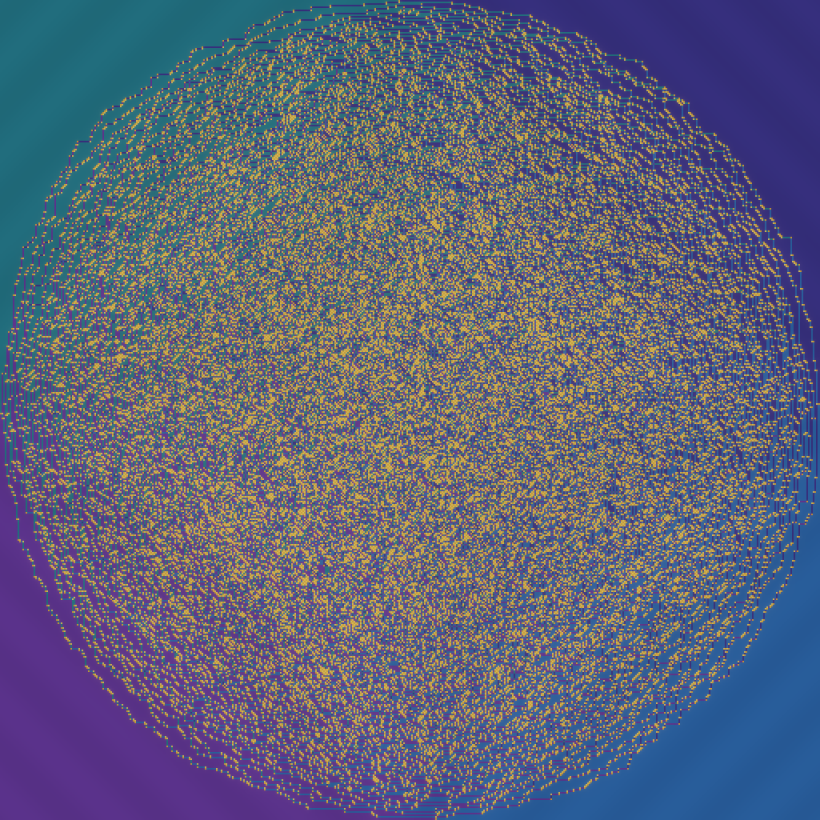
#> input picture art_eygo/01_hero.png, 4096 x 4096 px, found by its file name (shown at 1/5 size)
$ python compose.py
#> lines starting #> are read from the running program, lines starting #| are printed output that depends on the picture; pictures that were not available may be replaced by others from this repository, and a replacement may not be noted
"""Compose the triptych contact sheet from the three final panels."""
from PIL import Image, ImageDraw
import sys

hero=Image.open("art_eygo/01_hero.png")     # 4096
#> hero is the input picture: PIL image 4096x4096 RGB; mean R, G, B 94.9, 98.6, 120.3
idla=Image.open("art_eygo/02_idla.png")     # 2048
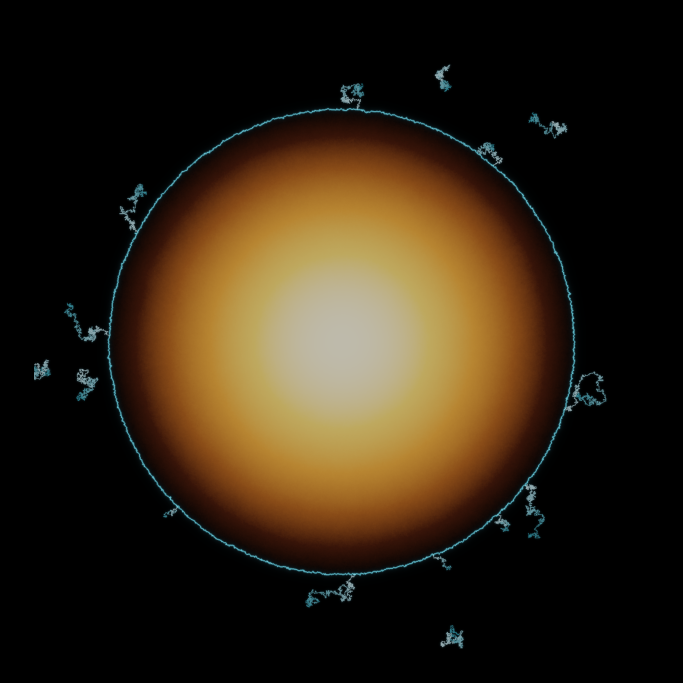
#> input picture art_eygo/02_idla.png, 2048 x 2048 px, found by its file name (shown at 1/3 size)
#> idla is the input picture: PIL image 2048x2048 RGB; mean R, G, B 47.6, 35.3, 19.1
fpp =Image.open("art_eygo/03_fpp.png")      # 2048
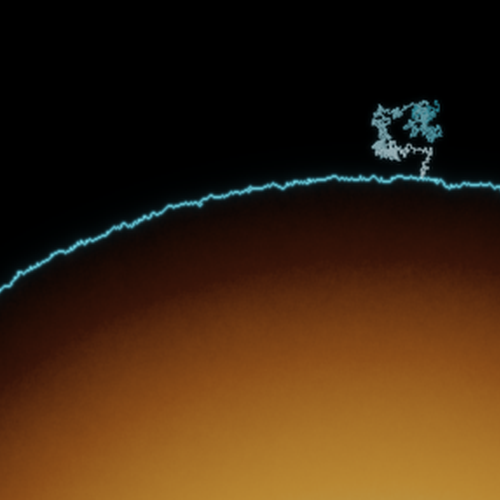
#> input picture art_eygo/02_idla_edgecrop.png, 500 x 500 px, given in place of 03_fpp.png, which was not available
#> fpp is the input picture: PIL image 500x500 RGB; mean R, G, B 62.4, 38.4, 16

Hh=1500                                       # panel height for the strip
def fit(im,h):
#> called with h = 1500
    w=int(im.size[0]*h/im.size[1]); return im.resize((w,h),Image.LANCZOS)
#> after `w = int(im.size[0] * h / im.size[1])`: w = 1500
panels=[fit(idla,Hh), fit(hero,Hh), fit(fpp,Hh)]   # free-shape | frozen-hero | free-tree
#> call 2 of fit, with h = 1500
#> in fit (call 2), `return im.resize((w, h), Image.LANCZOS)`:
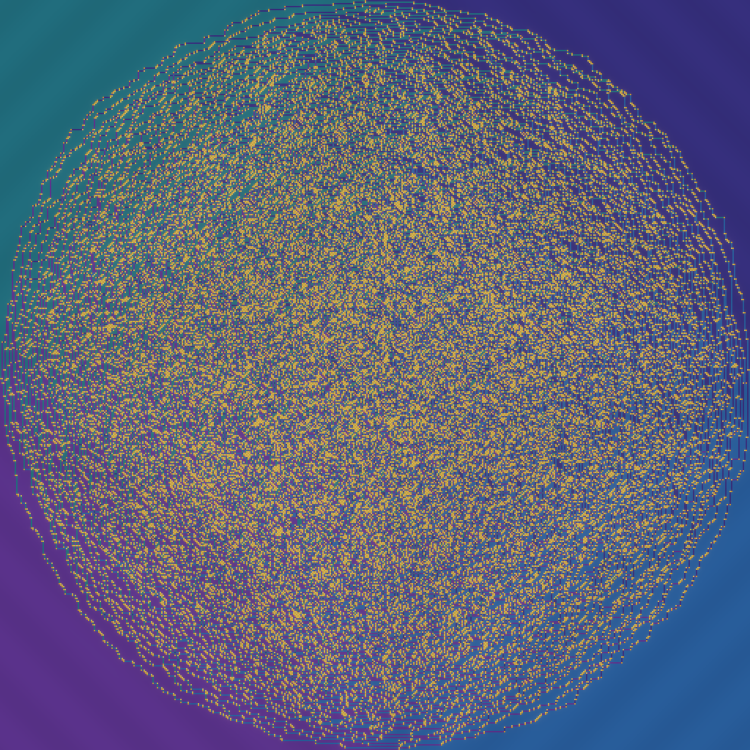
#> returned value: PIL image 1500x1500 RGB (shown at 1/2 size); mean R, G, B 94.9, 98.6, 120.3
gap=36; pad=48
W=sum(p.size[0] for p in panels)+gap*2+pad*2
#> W = 4668
sheet=Image.new('RGB',(W,Hh+pad*2),(8,8,11))
x=pad
for p in panels:
    sheet.paste(p,(x,pad)); x+=p.size[0]+gap
#> this loop made 3 passes
#> x on passes 1 to 3: 1584, 3120, 4656
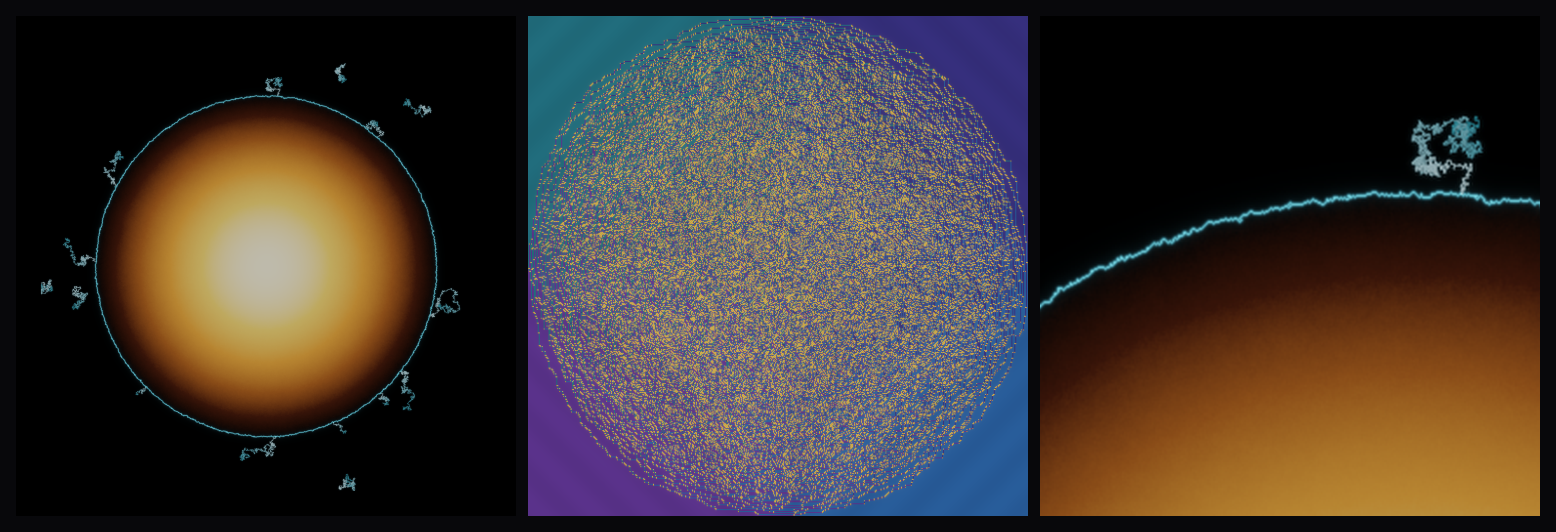
#> sheet: PIL image 4668x1596 RGB (shown at 1/3 size); mean R, G, B 62.6, 52.8, 47.9
#> after the loop, x = 4656
sheet.save("art_eygo/triptych.png")
# a smaller preview
sheet.resize((sheet.size[0]//3,sheet.size[1]//3),Image.LANCZOS).save("art_eygo/triptych_prev.png")
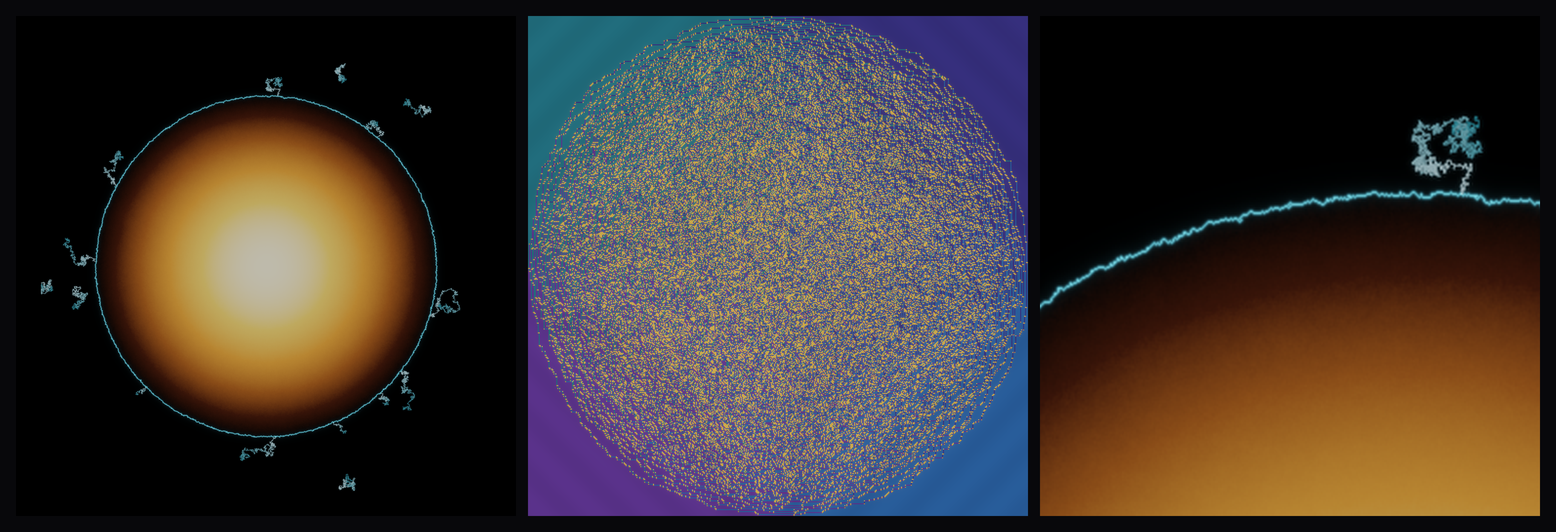
#> saved as triptych_prev.png: PIL image 1556x532 RGB; mean R, G, B 62.6, 52.8, 47.9
print("saved triptych.png", sheet.size)
#| saved triptych.png (4668, 1596)
